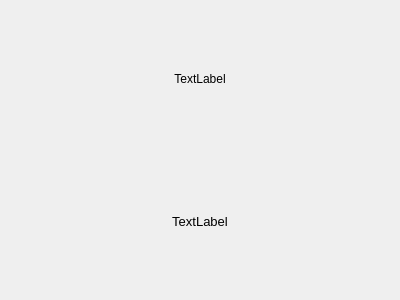
<?xml version="1.0" encoding="UTF-8"?>
<ui version="4.0">
 <class>CellDisplay</class>
 <widget class="QWidget" name="CellDisplay">
  <property name="geometry">
   <rect>
    <x>0</x>
    <y>0</y>
    <width>400</width>
    <height>300</height>
   </rect>
  </property>
  <property name="sizePolicy">
   <sizepolicy hsizetype="Preferred" vsizetype="Preferred">
    <horstretch>0</horstretch>
    <verstretch>0</verstretch>
   </sizepolicy>
  </property>
  <property name="windowTitle">
   <string>Form</string>
  </property>
  <layout class="QVBoxLayout" name="verticalLayout">
   <item>
    <widget class="QLabel" name="imageLabel">
     <property name="text">
      <string>TextLabel</string>
     </property>
     <property name="alignment">
      <set>Qt::AlignCenter</set>
     </property>
    </widget>
   </item>
   <item>
    <widget class="QLabel" name="nameLabel">
     <property name="sizePolicy">
      <sizepolicy hsizetype="Preferred" vsizetype="Preferred">
       <horstretch>0</horstretch>
       <verstretch>0</verstretch>
      </sizepolicy>
     </property>
     <property name="font">
      <font>
       <pointsize>10</pointsize>
      </font>
     </property>
     <property name="text">
      <string>TextLabel</string>
     </property>
     <property name="alignment">
      <set>Qt::AlignCenter</set>
     </property>
     <property name="wordWrap">
      <bool>true</bool>
     </property>
    </widget>
   </item>
  </layout>
 </widget>
 <resources/>
 <connections/>
</ui>
